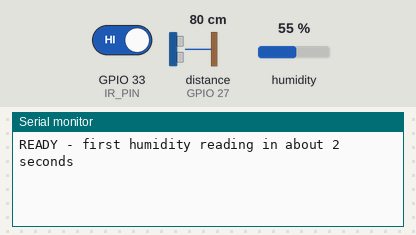
Simulated run of this sketch. Board: ESP32. Shown: the last lines printed to the serial monitor. Wiring (from diagram.json): ultrasonic range finder: trigger GPIO 26; echo GPIO 27. Wiring (inferred from the names in the program): HTU21/Si7021 sensor at I2C address 0x40. The test bench sets the inputs (shaded band); at power-on: distance to the obstacle (sensor on GPIO 27) 80 cm, GPIO 33 (IR_PIN) HIGH, humidity 55 %. The echo pulse lasts 58.3 µs per cm.

Above: at 1.2 s.
1.3 s: distance to the obstacle (sensor on GPIO 27) set to 120 cm
At 2.9 s:
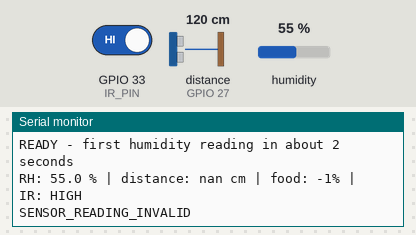
3.6 s: GPIO 33 (IR_PIN) driven LOW
At 4.1 s:
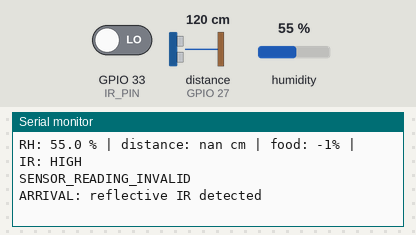
5.7 s: distance to the obstacle (sensor on GPIO 27) set to 2 cm
At 7.3 s:
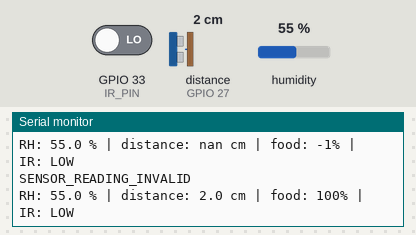
9.9 s: GPIO 33 (IR_PIN) driven HIGH
At 11.7 s:
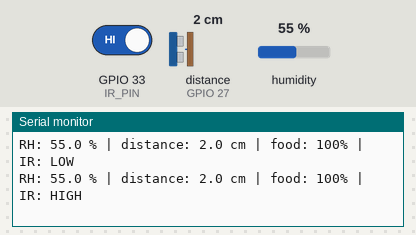
14.1 s: humidity set to 22 %
At 15.4 s:
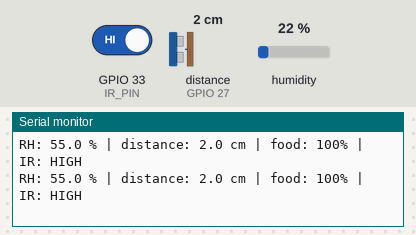
15.6 s: humidity set to 40 %
At 17.7 s:
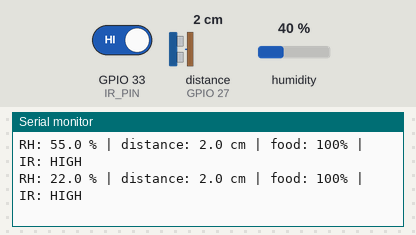

The sketch:

sketch.ino
```cpp
#include <Arduino.h>
#include <Wire.h>

constexpr int TRIG_PIN = 26;
constexpr int ECHO_PIN = 27;
constexpr int SDA_PIN = 21;
constexpr int SCL_PIN = 22;
constexpr int IR_PIN = 33;
constexpr int FULL_CM = 6;
constexpr int EMPTY_CM = 24;

class DebouncedInput {
  uint8_t pin;
  bool raw = HIGH;
  bool stable = HIGH;
  uint32_t changedAt = 0;
public:
  explicit DebouncedInput(uint8_t pinNumber) : pin(pinNumber) {}
  void begin() {
    pinMode(pin, INPUT_PULLUP);
    raw = stable = digitalRead(pin);
    changedAt = millis();
  }
  bool fell(uint32_t now) {
    const bool reading = digitalRead(pin);
    if (reading != raw) {
      raw = reading;
      changedAt = now;
    }
    if (stable == raw || now - changedAt < 30) return false;
    stable = raw;
    return stable == LOW;
  }
  bool active() const { return stable == LOW; }
};


constexpr uint8_t HTU21D_ADDRESS = 0x40;
constexpr uint8_t HTU21D_MEASURE_RH = 0xF5;  // No-hold mode: release I²C during conversion.
constexpr uint32_t RH_CONVERSION_MS = 25;
constexpr uint32_t RH_PERIOD_MS = 2100;
bool humidityPending = false;
float humidity = NAN;
float distanceCm = NAN;
uint32_t lastHumidity;
uint32_t lastDistance;

void setupSensors() {
  Wire.begin(SDA_PIN, SCL_PIN, 100000);
  pinMode(TRIG_PIN, OUTPUT);
  pinMode(ECHO_PIN, INPUT);
  lastDistance = millis();
  lastHumidity = lastDistance - RH_PERIOD_MS;
}

float readDistanceCm() {
  digitalWrite(TRIG_PIN, LOW);
  delayMicroseconds(2);
  digitalWrite(TRIG_PIN, HIGH);
  delayMicroseconds(10);
  digitalWrite(TRIG_PIN, LOW);
  // Only long enough for a hopper this small. A missing echo returns 0.
  const uint32_t echo = pulseIn(ECHO_PIN, HIGH, 6000);
  return echo ? echo / 58.0f : NAN;
}

int estimateFood(float cm) {
  if (!isfinite(cm) || cm < 2 || cm > 60) return -1;
  const float fraction = (EMPTY_CM - cm) / (EMPTY_CM - FULL_CM);
  return lroundf(constrain(fraction, 0.0f, 1.0f) * 100);
}

// HTU21D sends two data bytes and CRC-8 (polynomial 0x31).
uint8_t htuCrc(uint8_t high, uint8_t low) {
  uint8_t crc = 0;
  const uint8_t bytes[] = {high, low};
  for (uint8_t byte : bytes) {
    crc ^= byte;
    for (int bit = 0; bit < 8; ++bit) {
      crc = (crc & 0x80) ? (crc << 1) ^ 0x31 : crc << 1;
    }
  }
  return crc;
}

float readHumidityResult() {
  if (Wire.requestFrom(HTU21D_ADDRESS, 3) != 3) return NAN;
  uint8_t high = Wire.read();
  uint8_t low = Wire.read();
  uint8_t crc = Wire.read();
  if (htuCrc(high, low) != crc) return NAN;
  uint16_t raw = (uint16_t(high) << 8) | (low & 0xFC);
  return constrain(-6.0f + 125.0f * raw / 65536.0f, 0.0f, 100.0f);
}

void sampleSensors(uint32_t now) {
  if (now - lastDistance >= 250) {
    lastDistance = now;
    distanceCm = readDistanceCm();
  }
  if (humidityPending && now - lastHumidity >= RH_CONVERSION_MS) {
    humidity = readHumidityResult();
    humidityPending = false;
  } else if (!humidityPending && now - lastHumidity >= RH_PERIOD_MS) {
    lastHumidity = now;
    Wire.beginTransmission(HTU21D_ADDRESS);
    Wire.write(HTU21D_MEASURE_RH);
    humidityPending = Wire.endTransmission() == 0;
    if (!humidityPending) humidity = NAN;
  }
}


// Lab 2: ดูค่าดิบและความหมายของเซนเซอร์ใน Serial Monitor
DebouncedInput bowlPresence(IR_PIN);

void setup() {
  Serial.begin(115200);
  setupSensors();
  bowlPresence.begin();
  Serial.println("READY - first humidity reading in about 2 seconds");
}

void loop() {
  const uint32_t now = millis();
  sampleSensors(now);
  if (bowlPresence.fell(now)) Serial.println("ARRIVAL: reflective IR detected");

  static uint32_t lastPrint = 0;
  if (now - lastPrint >= 2100) {
    lastPrint = now;
    Serial.printf("RH: %.1f %% | distance: %.1f cm | food: %d%% | IR: %s\n",
      humidity, distanceCm, estimateFood(distanceCm), bowlPresence.active() ? "LOW" : "HIGH");
    if (!isfinite(humidity) || estimateFood(distanceCm) < 0) Serial.println("SENSOR_READING_INVALID");
  }
  // พักการอ่านขา 1 ms ต่อรอบ คืนเวลาให้ตัวจำลอง · จับเวลาฝาด้วย millis()
  delay(1);
}
```

Measured:
- after the input at 1.3 s, the serial monitor: prints a new line after 0.80 s (image 1)
- after the input at 3.6 s, the serial monitor: prints a new line at once (image 2)
- after the input at 5.7 s, the serial monitor: prints a new line after 0.60 s (image 3)
- after the input at 9.9 s, the serial monitor: prints a new line after 0.60 s (image 4)
